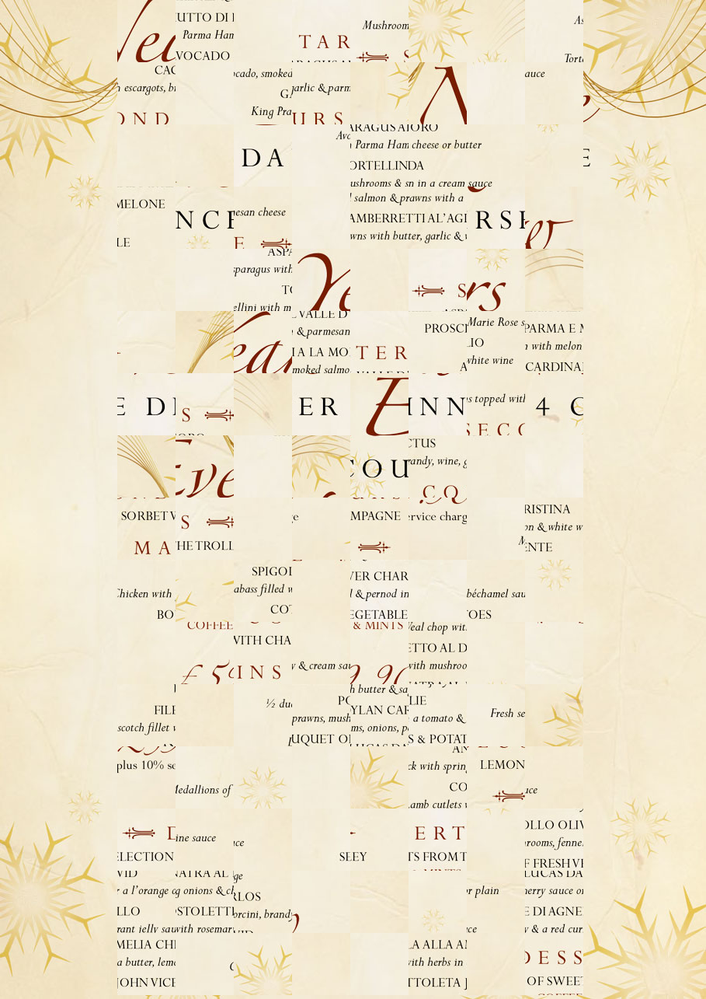
#> input picture Challenges/Misc/jigsawpuzzle/dist/puzzle.png, 706 x 999 px, shrunk from 909 x 1285 before the run, found by its file name
$ python part1.py
#> lines starting #> are read from the running program, lines starting #| are printed output that depends on the picture
# -*- coding: utf-8 -*-
"""
Created on Sun Nov 10 21:13:34 2024

@author: User
"""
def insert(startpos, image1, image2, original, new, width, height):
    #insert a piece from the first image
    #into another position in the second image
    image2[
        startpos[0] + new[0] * height:startpos[0] + (new[0]+1) * height,
        startpos[1] + new[1] * width:startpos[1] + (new[1]+1) * width
        ] = image1[
        startpos[0] + original[0] * height:startpos[0] + (original[0]+1) * height,
        startpos[1] + original[1] * width:startpos[1] + (original[1]+1) * width
        ]
import cv2
import numpy as np

flag = "blahaj{"

image = cv2.imread('puzzle.png')
#> image is the input picture: shape (999, 706, 3); mean B, G, R 205.4, 228.6, 238.3
piece_width = image.shape[1] // 12
#> piece_width = 58
piece_height = image.shape[0] // 16
#> piece_height = 62
startx = image.shape[1] // 6
#> startx = 117
image2 = image.copy()
#vertical shuffling
for h in range(1,8):
    positions = [0,1,2,3,4,5,6,7]
    char = ord(flag[7-h])
    for v in range(8):
        newPos = positions[char % (8-v)]
        positions.remove(newPos)
        insert((0,startx),image, image2, (newPos+8,h), (v+8, h), piece_width, piece_height)


cv2.imwrite("partialsolve.png", image2)
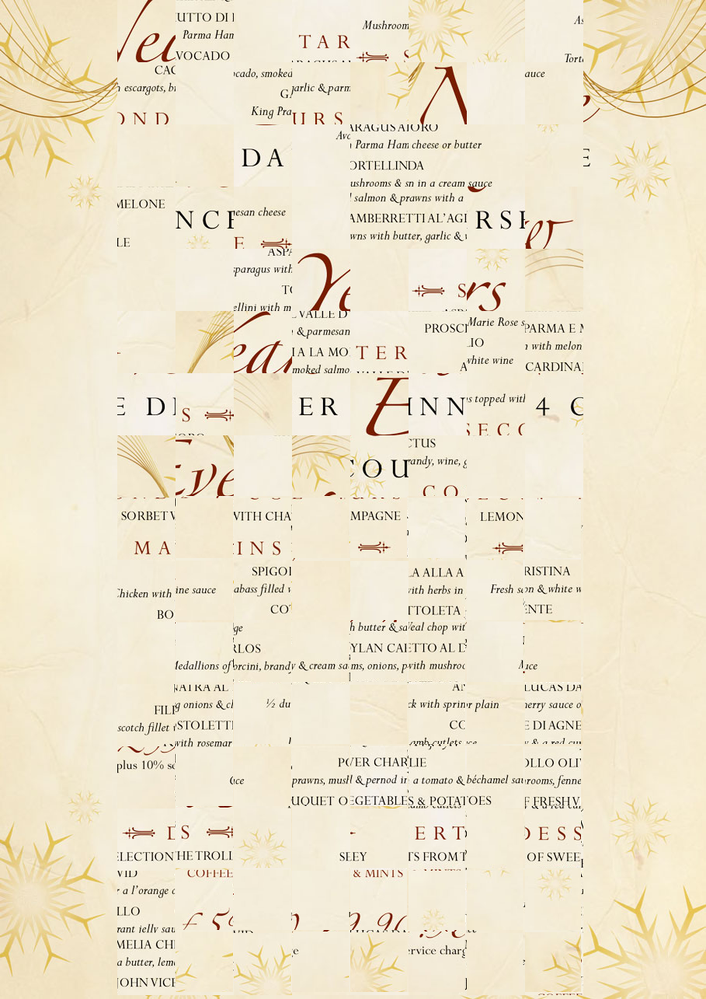
#> saved as partialsolve.png: shape (999, 706, 3); mean B, G, R 205.4, 228.6, 238.3
